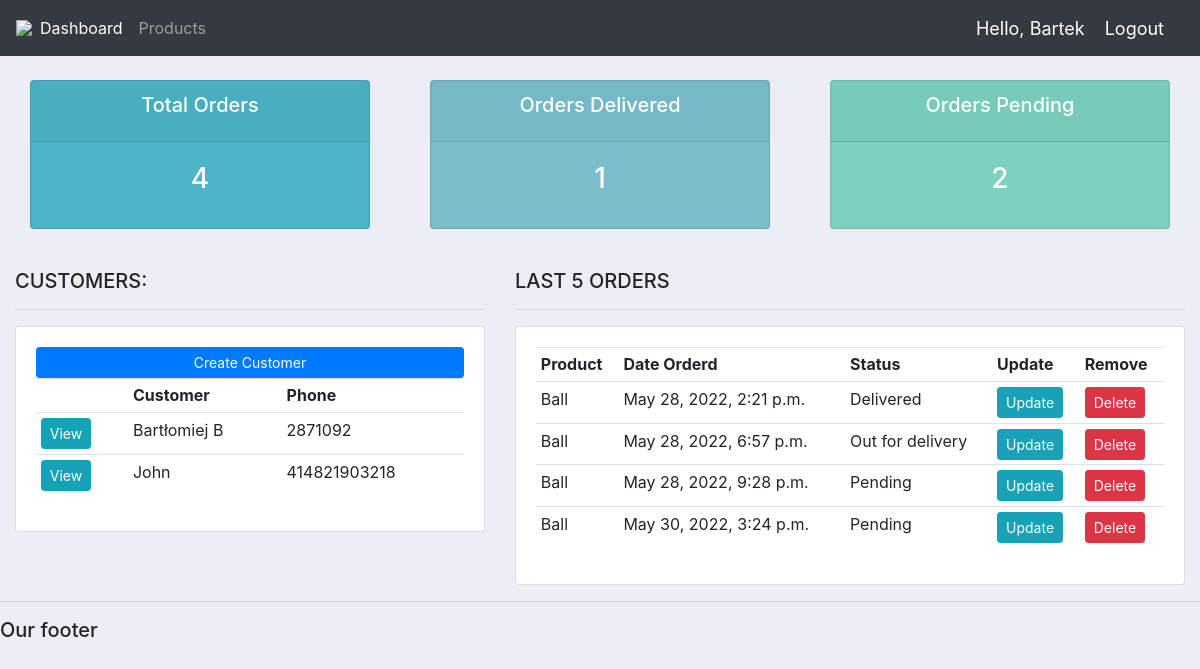
The app's page / (signed in) with its own data.
### accounts/models.py (models this page shows, shortened)
class Customer(models.Model):
    user = models.OneToOneField(User, null=True, blank=True, on_delete=models.CASCADE)
    name = models.CharField(max_length=200, null=True)
    phone = models.CharField(max_length=200, null=True)
    email = models.CharField(max_length=200, null=True)
    profile_pic = models.ImageField(default='profile.png', null=True, blank=True)
    date_created = models.DateTimeField(auto_now_add=True, null=True)

class Order(models.Model):
    STATUS = (
        ('Pending', 'Pending'),
        ('Out for delivery', 'Out for delivery'),
        ('Delivered', 'Delivered'),
    )
    customer = models.ForeignKey(Customer, null=True, on_delete=models.SET_NULL)
    product = models.ForeignKey(Product, null=True, on_delete=models.SET_NULL)
    date_created = models.DateTimeField(auto_now_add=True, null=True)
    status = models.CharField(max_length=200, null=True, choices=STATUS)
    note = models.CharField(max_length=1000, null=True)

class Product(models.Model):
    CATEGORY = (
        ('Indoor', 'Indoor'),
        ('Outdoor', 'Outdoor'),
    )
    name = models.CharField(max_length=200, null=True)
    price = models.FloatField(null=True)
    category = models.CharField(max_length=200, null=True, choices=CATEGORY)
    description = models.CharField(max_length=200, null=True, blank=True)
    date_created = models.DateTimeField(auto_now_add=True, null=True)
    tags = models.ManyToManyField(Tag)
    def __str__(self):
        return self.name

### accounts/decorators.py (the view)
    def wrapper_func(request, *args, **kwargs):
        group = None
        if request.user.groups.exists():
            group = request.user.groups.all()[0].name
        if group == 'customer':
            return redirect('user-page')
        if group == 'admin':
            return view_func(request, *args, **kwargs)

### accounts/views.py (called while the page is built)
@login_required(login_url='login')
@admin_only
def home(request):
    orders = Order.objects.all()
    customers = Customer.objects.all()
    total_orders = orders.count()
    delivered = orders.filter(status='Delivered').count()
    pending = orders.filter(status='Pending').count()
    context = {'orders': orders, 'customers': customers,
               'total_orders': total_orders, 'delivered': delivered,
               'pending': pending,
               }
    return render(request, 'accounts/dashboard.html', context)

### accounts/templates/accounts/dashboard.html
{%  extends 'accounts/main.html' %}
{% block content %}
{%  include 'accounts/status.html' %}
<br>
<div class="row">
	<div class="col-md-5">
		<h5>CUSTOMERS:</h5>
		<hr>
		<div class="card card-body">
			<a class="btn btn-primary  btn-sm btn-block" href="">Create Customer</a>
			<table class="table table-sm">
				<tr>
					<th></th>
					<th>Customer</th>
					<th>Phone</th>
				</tr>
				{% for customer in customers %}
					<tr>
						<td><a class="btn btn-sm btn-info" href="{% url 'customer' customer.id %}">View</a></td>
						<td>{{ customer.name }}</td>
						<td>{{ customer.phone }}</td>
					</tr>
				{% endfor %}
			</table>
		</div>
	</div>
	<div class="col-md-7">
		<h5>LAST 5 ORDERS</h5>
		<hr>
		<div class="card card-body">
			<table class="table table-sm">
				<tr>
					<th>Product</th>
					<th>Date Orderd</th>
					<th>Status</th>
					<th>Update</th>
					<th>Remove</th>
				</tr>
				{% for order in orders %}
					<tr>
						<td>{{ order.product }}</td>
						<td>{{ order.date_created }}</td>
						<td>{{ order.status }}</td>
						<td><a class="btn btn-sm btn-info" href="{% url 'update_order' order.id %}">Update</a></td>
						<td><a class="btn btn-sm btn-danger" href="{% url 'delete_order' order.id %}">Delete</a></td>
					</tr>
				{% endfor %}
			</table>
		</div>
	</div>
</div>
{% endblock %}

### accounts/templates/accounts/main.html (shortened to what this page needs)
{% load static %}
<!DOCTYPE html>
<html>
<head>
	<link rel="stylesheet" href="https://stackpath.bootstrapcdn.com/bootstrap/4.3.1/css/bootstrap.min.css">
	<link rel="stylesheet" type="text/css" href="{% static '/css/main.css' %}">
</head>
<body>
	{%  include 'accounts/navbar.html' %}
	<div class="container-fluid">
	{% block content %}
	{% endblock %}
    </div>
	<hr>
	<h5>Our footer</h5>
</body>
</html>

### accounts/templates/accounts/navbar.html (shortened to what this page needs)
{% load static %}
<nav class="navbar navbar-expand-lg navbar-dark bg-dark">
  <img src="{% static 'images/logo.png' %}">
  <div class="collapse navbar-collapse" id="navbarNav">
    <ul class="navbar-nav">
      {% if request.user.is_staff %}
      <li class="nav-item active">
        <a class="nav-link" href="{% url 'home' %}">Dashboard</a>
      </li>
      <li class="nav-item">
        <a class="nav-link" href="{% url 'products' %}">Products</a>
      </li>
      {% else %}
      <li class="nav-item">
        <a class="nav-link" href="{% url 'account' %}">Settings</a>
      </li>
      {% endif %}
    </ul>
  </div>
  <span class="hello-msg">Hello, {{ request.user }}</span>
  <span><a class="hello-msg" href="{% url 'logout' %}">Logout</a></span>
</nav>

### accounts/templates/accounts/status.html
<br>
<div class="row">
	<div class="col">
		<div class="col-md">
			<div class="card text-center text-white  mb-3" id="total-orders">
			  	<div class="card-header">
			  		<h5 class="card-title">Total Orders</h5>
			  	</div>
			  	<div class="card-body">
			    	<h3 class="card-title">{{ total_orders }}</h3>
			  	</div>
			</div>
		</div>
	</div>
	<div class="col">
		<div class="col-md">
			<div class="card text-center text-white  mb-3" id="orders-delivered">
			  	<div class="card-header">
			  		<h5 class="card-title">Orders Delivered</h5>
			  	</div>
			  	<div class="card-body">
			    	<h3 class="card-title">{{ delivered }}</h3>
			  	</div>
			</div>
		</div>
	</div>
	<div class="col">
		<div class="col-md">
			<div class="card text-center text-white  mb-3" id="orders-pending">
			  	<div class="card-header">
			  		<h5 class="card-title">Orders Pending</h5>
			  	</div>
			  	<div class="card-body">
			    	<h3 class="card-title">{{ pending }}</h3>
			  	</div>
			</div>
		</div>
	</div>
</div>

### static/css/main.css (style rules this page uses)
body { background-color: #ebeff5; }
#total-orders { background-color: #4cb4c7; }
#orders-delivered { background-color: #7abecc; }
#orders-pending { background-color: #7CD1C0; }

### accounts/templates/accounts/navbar.html (style rules this page uses)
.hello-msg { font-size: 18px; color: #fff; margin-right: 20px; }

### records on screen
Customer: name "Bartłomiej B", phone "2871092"
Customer: name "John", phone "414821903218"
Order: product "Ball", date_created "May 28, 2022, 2:21 p.m.", status "Delivered"
Order: product "Ball", date_created "May 28, 2022, 6:57 p.m.", status "Out for delivery"
Order: product "Ball", date_created "May 28, 2022, 9:28 p.m.", status "Pending"
Order: product "Ball", date_created "May 30, 2022, 3:24 p.m.", status "Pending"

### other values on screen
{{ request.user }} "Bartek"
{{ total_orders }} "4"
{{ delivered }} "1"
{{ pending }} "2"
